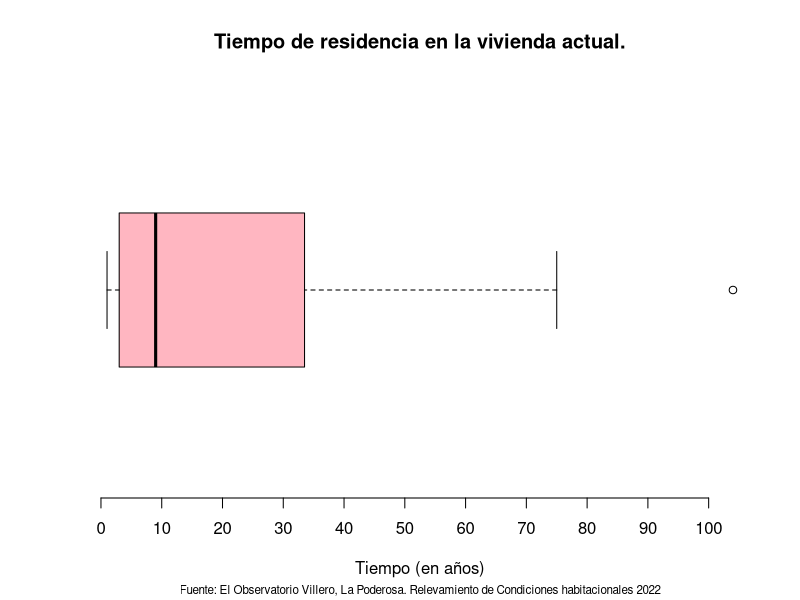
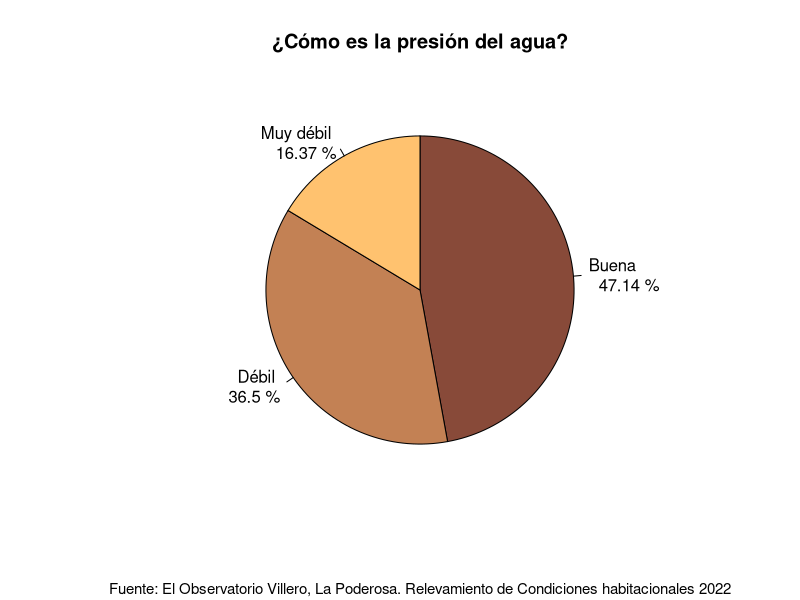
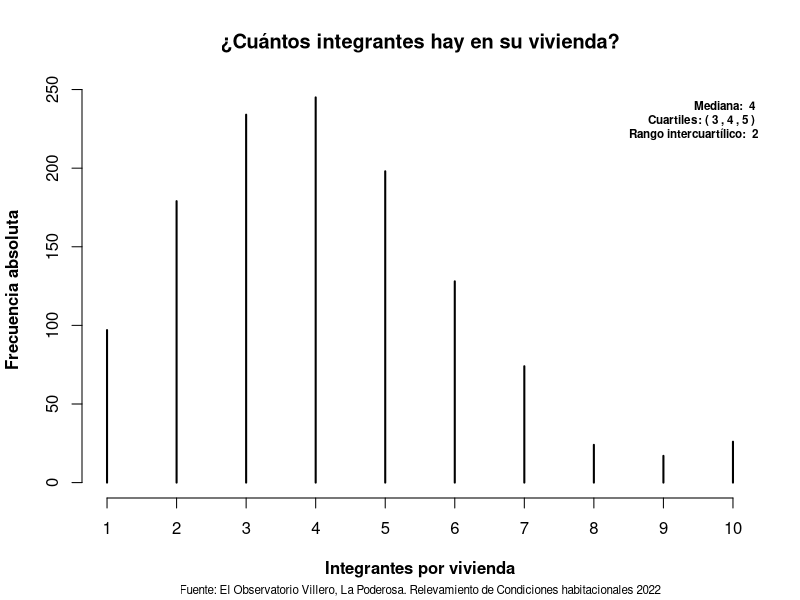
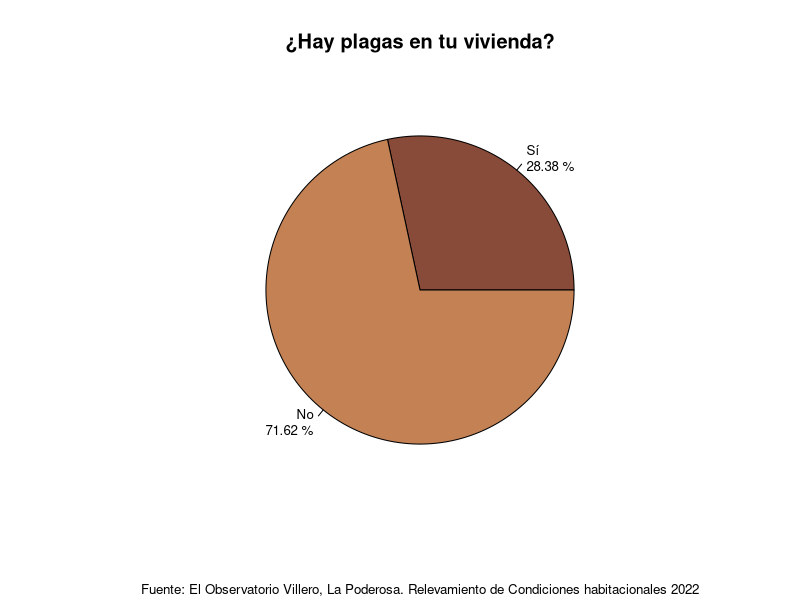
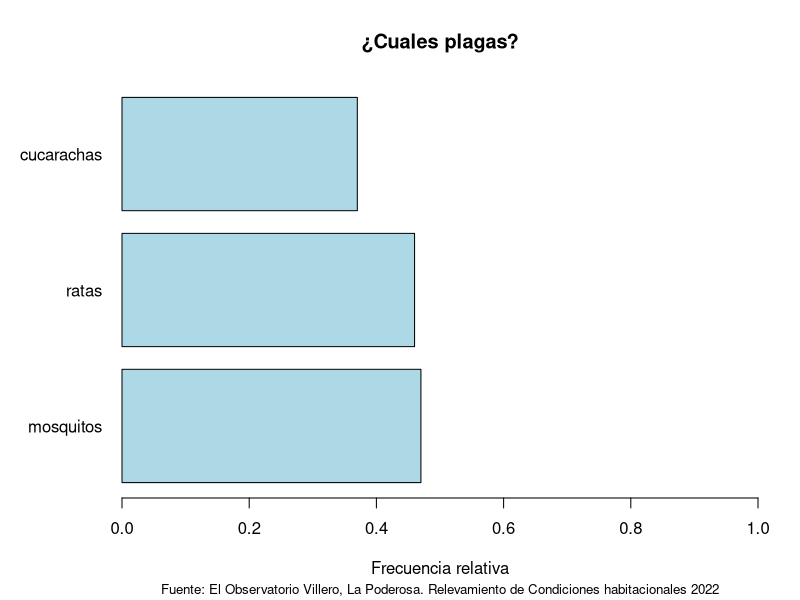

Write R code to recreate these figures, in order.
install.packages("readxl")
library(readxl)

# Leer tabla, saltando las dos primeras lineas
tabla <- read_xlsx("Datos_LP.xlsx",
                    skip = 2)


# Sub-Tablas
tabla_tiempo_de_residencia <- table(tabla$`Tiempo de residencia en la vivienda actual (en años)`)
tabla_presion_de_agua <- table(tabla$`¿Cómo es la presión del agua?`)

####

fuente <- "Fuente: El Observatorio Villero, La Poderosa. Relevamiento de Condiciones habitacionales 2022"
colores1 <- c("#79155B", "#C23373", "#F6635C", "#FFBA86")
colores2 <- c("#884A39", "#C38154", "#FFC26F", "#F9E0BB")
cantidad_entrevistados <- 1222
frec_rel_presion_de_agua <- round(tabla_presion_de_agua / cantidad_entrevistados, 4)


# Boxplot para ver claramente la distribución
boxplot(tabla_tiempo_de_residencia,
        horizontal = TRUE,
        axes = FALSE,
        xlab = "Tiempo (en años)",
        main = "Tiempo de residencia en la vivienda actual.",
        col = "lightpink",
        sub = fuente,
        cex.sub = 0.7)

axis(side = 1,
     at = seq(0, 100, by = 10))


# Dado que las valores de las variables son excluyentes entre si, 
# ademas de ser pocos, el gráfico de torta permite ver de manera
# sencilla las condiciones de los entrevistados

labels_presion_de_agua <- paste(c("Buena", "Débil", "Muy débil"), "\n ", frec_rel_presion_de_agua * 100, "%")
pie(tabla_presion_de_agua,
    labels = labels_presion_de_agua,
    col = colores2,
    main = "¿Cómo es la presión del agua?",
    sub = fuente,
    cex.sub = 0.9,
    clockwise = TRUE)

# Histograma integrantes por vivienda:

integrantes_mediana <- paste("Mediana: ", median(tabla$`¿Cuántos integrantes hay en su vivienda?`))
cuartiles_integrantes <- quantile(tabla$`¿Cuántos integrantes hay en su vivienda?`)
rango_intercuartilico_integrantes <- paste("Rango intercuartílico: ", IQR(tabla$`¿Cuántos integrantes hay en su vivienda?`))
cuartiles_integrantes <- paste("Cuartiles: (", cuartiles_integrantes[2], ",",
                               cuartiles_integrantes[3], ",",
                               cuartiles_integrantes[4], ")")


      
plot(table(tabla$`¿Cuántos integrantes hay en su vivienda?`),
     type = 'h',
     xlim = c(1,10),
     xlab = "Integrantes por vivienda",
     ylab = "Frecuencia absoluta",
     main = "¿Cuántos integrantes hay en su vivienda?",
     sub = fuente,
     cex.sub = 0.7,
     col = "black",
     font.lab = 2,
     frame.plot = FALSE)

mtext(paste(integrantes_mediana, "\n", cuartiles_integrantes, "\n", rango_intercuartilico_integrantes),
      side = 3,
      cex = 0.7,
      adj = 1,
      line = -3,
      font = 2)

# Plagas
tabla_plaga <- table(tabla$`¿Hay plagas (cucarachas, mosquitos, ratas, etc) en su vivienda y en los alrededores de la misma?`)
porcentaje_plaga = paste(round(tabla_plaga / sum(tabla_plaga) * 100, 2), c('%'), sep = " ")
categorias_plaga = c("Sí", "No")
etiquetas_plaga = paste(categorias_plaga, porcentaje_plaga, sep = "\n")
pie(tabla_plaga,
    main = "¿Hay plagas en tu vivienda?",
    labels = etiquetas_plaga,
    cex = 0.8,
    sub = fuente,
    col = colores2,
    cex.sub = 0.8
)

cucarachas = table(factor(tabla$`¿Cuáles plagas?`))
mosquitos = table(factor(tabla$...94))
ratas = table(factor(tabla$...95))
tabla_plagas = data.frame(FrecuenciaAbsoluta = c(cucarachas, mosquitos, ratas))
frec_rel_plagas = round(tabla_plagas$FrecuenciaAbsoluta / cantidad_entrevistados, 2)
names(frec_rel_plagas) = c("cucarachas", "mosquitos", "ratas")
frec_rel_plagas = frec_rel_plagas[order(frec_rel_plagas, decreasing = TRUE)]
par(mar = c(5, 6, 4, 2) + 0.1)
barplot(frec_rel_plagas,
        horiz = TRUE,
        xlim = c(0, 1),
        xlab = "Frecuencia relativa",
        main = "¿Cuales plagas?",
        sub = fuente,
        col = "lightblue",
        las = 1,
        cex.sub = 0.8)
